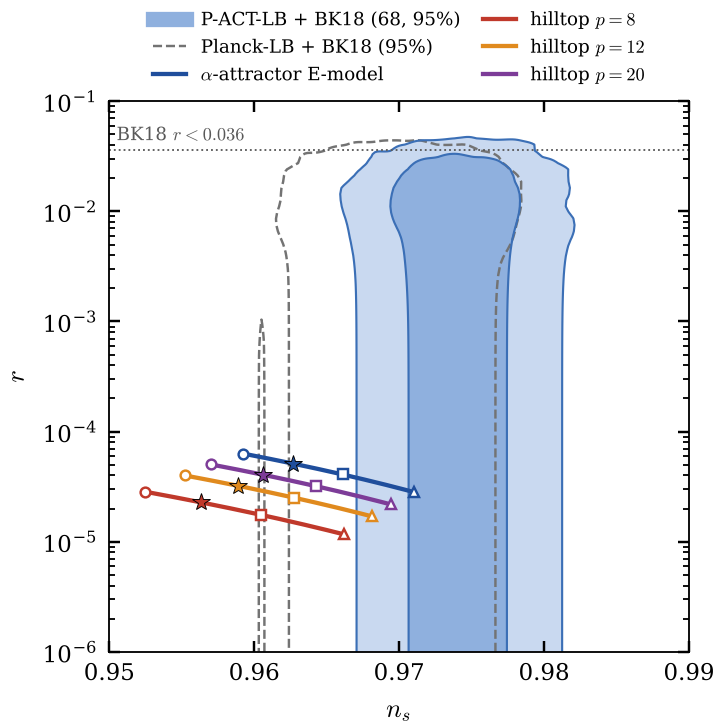

This figure's Python source:
"""Fig. 4: joint (n_s, r) HPD regions of the public LCDM + r chains, with the
unit-excursion branches N = 50-70 overlaid. The regions are computed in
linear r (reflected KDE, src/joint_posterior.py) and only *displayed* on a
log r axis, so that the critical models (r ~ 1e-5) are visible.

Usage: python figures/fig4_joint_posterior.py ACT_CHAINDIR PLANCK_CHAINDIR"""
import sys, os, json
HERE = os.path.dirname(os.path.abspath(__file__))
sys.path.insert(0, os.path.join(HERE, '..', 'src')); sys.path.insert(0, HERE)
import numpy as np
import matplotlib.pyplot as plt
import branch as br
import joint_posterior as jp
from style import setup, save, COL, COLORS, LABELS, GREY

act_dir, pl_dir = sys.argv[1], sys.argv[2]
grid = br.load_grid()
rh = json.load(open(os.path.join(HERE, '..', 'data', 'reheating.json')))
xs = np.linspace(0.950, 0.990, 241)
ys = np.geomspace(1e-6, 0.1, 90)
X, Y = np.meshgrid(xs, ys)

setup()
fig, ax = plt.subplots(figsize=(COL, 3.25))
for cd, col, fill in ((pl_dir, '0.45', False), (act_dir, '#3b6fb6', True)):
    hpd = jp.JointHPD(jp.load(cd))
    Z = hpd.density(X.ravel(), Y.ravel()).reshape(X.shape)
    l68, l95 = hpd.level(0.68), hpd.level(0.95)
    if fill:
        ax.contourf(X, Y, Z, levels=[l95, l68, Z.max() * 2], colors=['#c9d9f0', '#8fb0de'])
    if fill:
        ax.contour(X, Y, Z, levels=[l95, l68], colors=[col], linewidths=[0.7, 0.7])
    else:                                   # Planck: 95% boundary only
        ax.contour(X, Y, Z, levels=[l95], colors=[col], linewidths=[0.8], linestyles=['--'])
ax.plot([], [], color='#8fb0de', lw=5, label='P-ACT-LB + BK18 (68, 95%)')
ax.plot([], [], color='0.45', ls='--', lw=0.8, label='Planck-LB + BK18 (95%)')

Ns = np.linspace(50, 70, 200)
for m in br.MODELS:
    ns, r = br.spline(grid, m, 'ns1'), br.spline(grid, m, 'r1')
    ax.plot(ns(Ns), r(Ns), color=COLORS[m], lw=1.4, label=LABELS[m])
    for N, mk in ((50, 'o'), (60, 's'), (70, '^')):
        ax.plot(ns(N), r(N), mk, ms=3.2, color=COLORS[m], mfc='white', mew=0.8)
    Ni = rh[m]['N_inst']
    ax.plot(ns(Ni), r(Ni), '*', ms=6, color=COLORS[m], mec='k', mew=0.3)
ax.axhline(0.036, color=GREY, lw=0.6, ls=':')
ax.text(0.9505, 0.044, r'BK18 $r<0.036$', fontsize=6, color=GREY)
ax.set_yscale('log'); ax.set_xlim(0.950, 0.990); ax.set_ylim(1e-6, 0.1)
ax.set_xlabel(r'$n_s$'); ax.set_ylabel(r'$r$')
ax.legend(frameon=False, loc='lower center', fontsize=6, bbox_to_anchor=(0.5, 1.0), ncol=2,
          columnspacing=1.2, handlelength=1.8)
save(fig, os.path.join(HERE, 'fig4_joint_posterior.pdf'))
